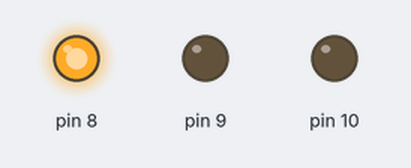
Recording of a sketch running on a simulated Arduino Uno, built with avr-gcc and run on an emulated ATmega328P. Shown: output pins drawn as LEDs (lit = HIGH).

Above: at 0.5 s.
At 1.5 s:
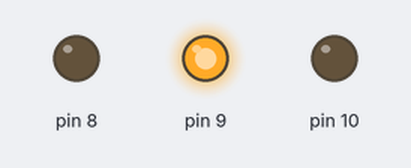
At 5.5 s:
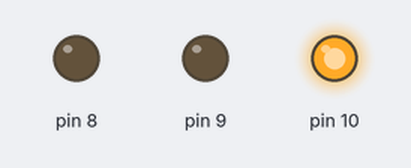
Timing chart, 0 to 6.9 s (numbered marks = the images above):
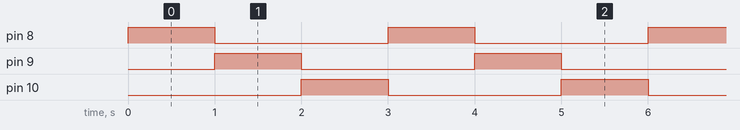

Measured:
- by itself, pin 8–10: alternates HIGH for 1.0 s and LOW for 2.0 s
- by itself, everything shown: repeats every 3.0 s, in 3 steps

The sketch:

RGB_Blinking_LED.ino
```cpp
/***********************************************************
File name:   03_RGB blinkingLed.ino Description:
Lit LED, let LED blinks.
***********************************************************/

void setup() {
pinMode (8,OUTPUT);
pinMode (9,OUTPUT);
pinMode (10,OUTPUT);
}

void loop() {
digitalWrite (8,HIGH);
digitalWrite (10,LOW);
delay(1000);
digitalWrite (9,HIGH);
digitalWrite (8,LOW);
delay(1000);
digitalWrite (10,HIGH);
digitalWrite (9,LOW);
delay(1000);
}
```
